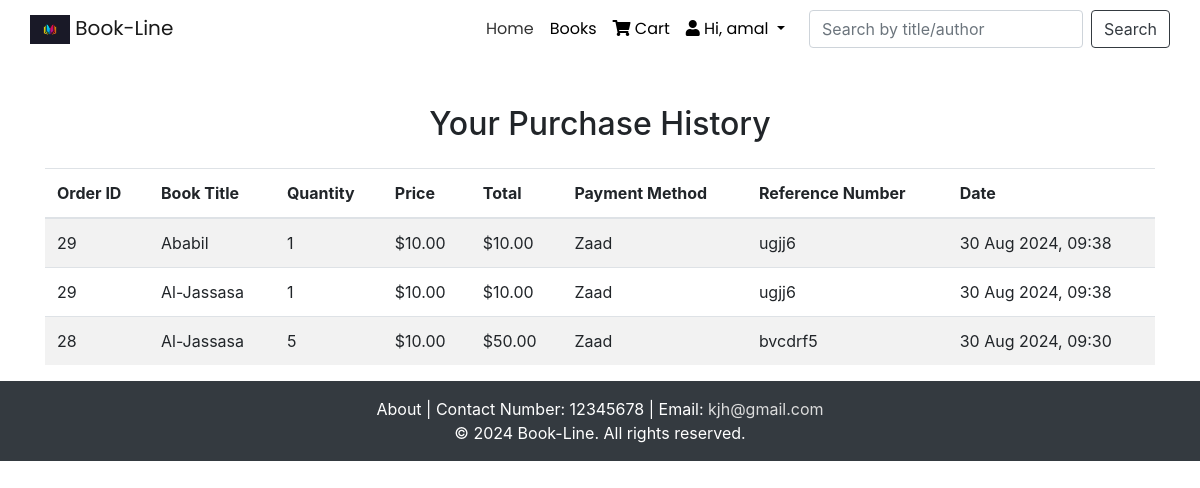
The app's page /history.php (signed in) with its own data.
### tables this page shows
CREATE TABLE `order_items` (
  `order_item_id` int(11) NOT NULL,
  `order_id` int(11) NOT NULL,
  `book_id` int(11) NOT NULL,
  `quantity` int(11) NOT NULL,
  `price` decimal(10,2) NOT NULL,
  `total` decimal(10,2) NOT NULL,
  `status` enum('pending','approved','delivered') DEFAULT 'pending',
  `created_at` timestamp NOT NULL DEFAULT current_timestamp()
);

CREATE TABLE `orders` (
  `id` int(11) NOT NULL,
  `name` varchar(255) NOT NULL,
  `region` varchar(255) NOT NULL,
  `phone` varchar(20) NOT NULL,
  `address` text NOT NULL,
  `payment_method` enum('Zaad','Edahab') NOT NULL,
  `amount` decimal(10,2) NOT NULL,
  `reference_number` varchar(255) NOT NULL,
  `user_id` int(11) DEFAULT NULL,
  `created_at` timestamp NOT NULL DEFAULT current_timestamp()
);

CREATE TABLE `books` (
  `book_id` int(11) NOT NULL,
  `title` varchar(255) NOT NULL,
  `author` varchar(255) NOT NULL,
  `category` varchar(255) NOT NULL,
  `price` decimal(10,2) NOT NULL,
  `image` varchar(255) NOT NULL,
  `description` text DEFAULT NULL,
  `is_featured` enum('yes','no') NOT NULL,
  `stock` int(11) NOT NULL
);

### history.php (the view, shortened to what this page needs)
<?php
include 'header.php';
include 'connection.php';
$user_id = $_SESSION['user_id'];
$sql = "SELECT o.id AS order_id, o.amount, o.payment_method, o.reference_number, o.created_at, oi.book_id, oi.quantity, b.title, b.price
        FROM orders o
        JOIN order_items oi ON o.id = oi.order_id
        JOIN books b ON oi.book_id = b.book_id
        WHERE o.user_id = ?
        ORDER BY o.created_at DESC";
$stmt = $conn->prepare($sql);
$stmt->bind_param("i", $user_id);
$stmt->execute();
$result = $stmt->get_result();
?>
<div class="container mt-5">
    <h2 class="text-center">Your Purchase History</h2>
    <?php if ($result->num_rows > 0): ?>
        <div class="table-responsive mt-4">
            <table class="table table-striped">
                <thead>
                    <tr>
                        <th>Order ID</th>
                        <th>Book Title</th>
                        <th>Quantity</th>
                        <th>Price</th>
                        <th>Total</th>
                        <th>Payment Method</th>
                        <th>Reference Number</th>
                        <th>Date</th>
                    </tr>
                </thead>
                <tbody>
                    <?php while ($row = $result->fetch_assoc()): ?>
                        <tr>
                            <td><?php echo htmlspecialchars($row['order_id']); ?></td>
                            <td><?php echo htmlspecialchars($row['title']); ?></td>
                            <td><?php echo htmlspecialchars($row['quantity']); ?></td>
                            <td>$<?php echo htmlspecialchars(number_format($row['price'], 2)); ?></td>
                            <td>$<?php echo htmlspecialchars(number_format($row['price'] * $row['quantity'], 2)); ?></td>
                            <td><?php echo htmlspecialchars($row['payment_method']); ?></td>
                            <td><?php echo htmlspecialchars($row['reference_number']); ?></td>
                            <td><?php echo htmlspecialchars(date('d M Y, H:i', strtotime($row['created_at']))); ?></td>
                        </tr>
                    <?php endwhile; ?>
                </tbody>
            </table>
        </div>
    <?php else: ?>
        <p class="text-center mt-4">You have no past purchases.</p>
    <?php endif; ?>
</div>
<?php
include 'footer.php';
?>

### header.php (style rules this page uses)
body, .navbar-brand, .nav-link { font-family: 'Poppins', sans-serif; }

### records on screen
order_items: order "29", book.title "Ababil", quantity "1", book.price "10.00", $row['price']*$row['quantity'] "10.00", order.payment_method "Zaad", order.reference_number "ugjj6", order.created_at "30 Aug 2024, 09:38"
order_items: order "29", book.title "Al-Jassasa", quantity "1", book.price "10.00", $row['price']*$row['quantity'] "10.00", order.payment_method "Zaad", order.reference_number "ugjj6", order.created_at "30 Aug 2024, 09:38"
order_items: order "28", book.title "Al-Jassasa", quantity "5", book.price "10.00", $row['price'] * $row['quantity'] "50.00", order.payment_method "Zaad", order.reference_number "bvcdrf5", order.created_at "30 Aug 2024, 09:30"

### other values on screen
$_SESSION['username'] "amal"
